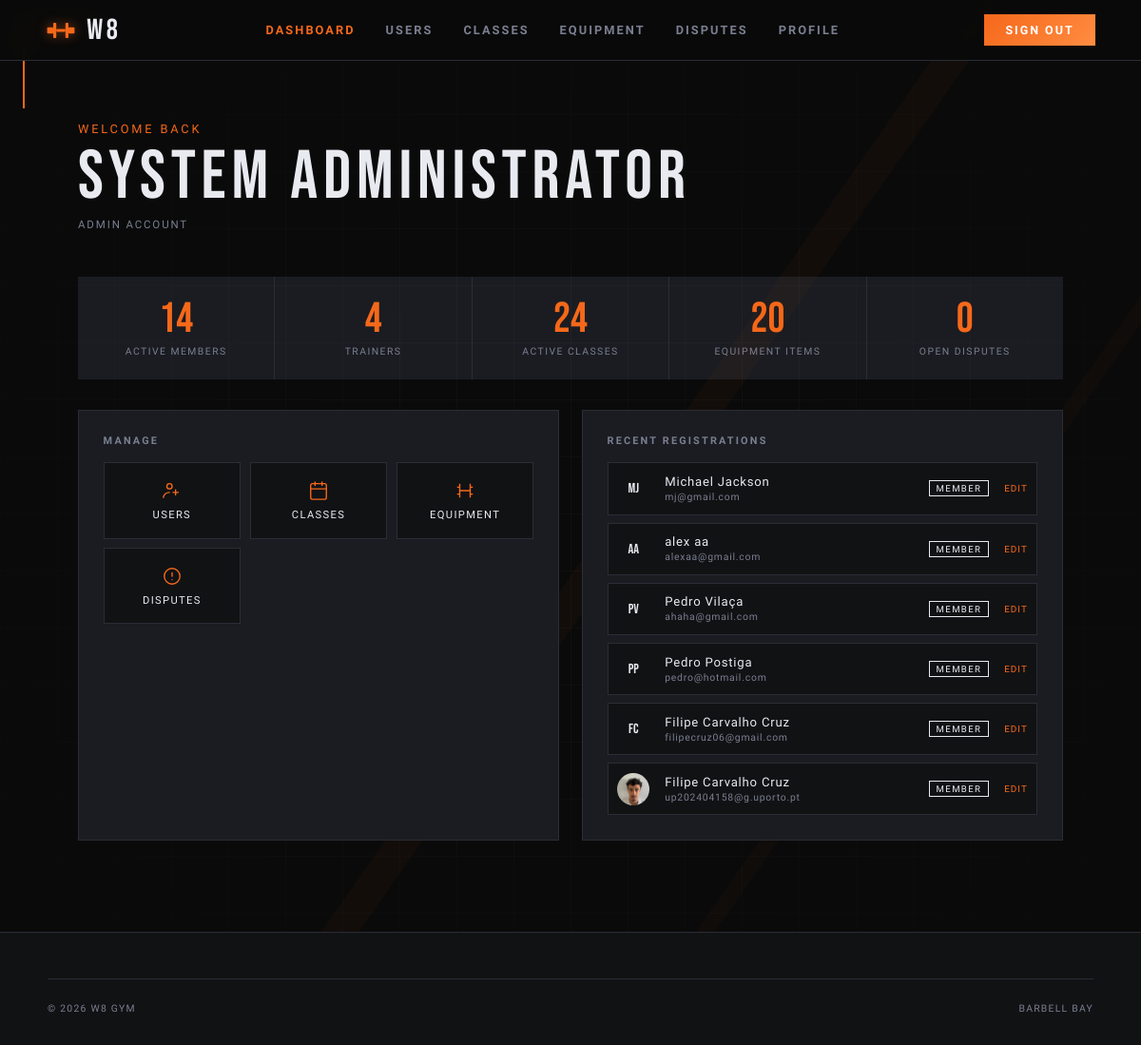
/pages/dashboard.php (signed in), run on the app's committed database.
### tables this page shows
CREATE TABLE users (
  id             INTEGER PRIMARY KEY AUTOINCREMENT,
  username       TEXT    NOT NULL UNIQUE,
  email          TEXT    NOT NULL UNIQUE,
  password_hash  TEXT    NOT NULL,
  first_name     TEXT    NOT NULL,
  last_name      TEXT    NOT NULL,
  phone          TEXT    DEFAULT NULL,
  date_of_birth  TEXT    DEFAULT NULL,   -- ISO-8601: YYYY-MM-DD
  photo_path     TEXT    DEFAULT NULL,   -- stored relative path
  role           TEXT    NOT NULL DEFAULT 'member'
                         CHECK (role IN ('member','trainer','admin')),
  is_active      INTEGER NOT NULL DEFAULT 1,
  created_at     TEXT    NOT NULL DEFAULT (datetime('now')),
  updated_at     TEXT    NOT NULL DEFAULT (datetime('now'))
  -- NOTE: update updated_at via UPDATE trigger or in application code
);

### config/session.php (called while the page is built, shortened)
<?php
function current_user(): ?array {
    return $_SESSION['user'] ?? null;
}
function require_login(string $redirect = '../pages/sign_in.php'): array {
    $user = current_user();
    return $user;
}

### pages/dashboard.php (the view, shortened to what this page needs)
<?php
require_once __DIR__ . '/../config/session.php';
$user  = require_login();
$db    = get_db();
$role  = $user['role'];
$admin_stats       = [];
if ($role === 'admin') {
    $admin_stats['total_members']  = $db->query('SELECT COUNT(*) FROM users WHERE role="member" AND is_active=1')->fetchColumn();
    $admin_stats['total_trainers'] = $db->query('SELECT COUNT(*) FROM users WHERE role="trainer" AND is_active=1')->fetchColumn();
    $admin_stats['total_classes']  = $db->query('SELECT COUNT(*) FROM classes WHERE is_active=1')->fetchColumn();
    $admin_stats['open_disputes']  = $db->query('SELECT COUNT(*) FROM disputes WHERE status="open"')->fetchColumn();
    $admin_stats['total_equipment'] = $db->query('SELECT COUNT(*) FROM equipment')->fetchColumn();
    $recent_users = $db->query(
        'SELECT id, first_name, last_name, email, role, photo_path, created_at FROM users ORDER BY created_at DESC LIMIT 6'
    )->fetchAll();
}
?>
<!DOCTYPE html>
<html lang="en">
<head>
  <link rel="stylesheet" href="../css/base.css">
  <link rel="stylesheet" href="../css/components.css">
  <link rel="stylesheet" href="../css/dashboard.css">
</head>
<body>
  <div class="bg-fixed bg-grid"></div>
  <div class="bg-fixed bg-diagonal"></div>
  <span class="corner corner--tl"></span>
  <?php
    require_once __DIR__ . '/../includes/nav.php';
  ?>
  <main>
    <header class="dash-hero">
      <div class="dash-hero__greeting">Welcome back</div>
      <div class="dash-hero__name"><?= htmlspecialchars($user['first_name'] . ' ' . $user['last_name']) ?></div>
      <div class="dash-hero__role"><?= ucfirst($role) ?> Account</div>
    </header>
    <?php if ($role === 'admin'): ?>
    <section style="max-width:1100px;margin:0 auto;padding:0 2rem 2rem;">
    <div class="stat-cards">
      <article class="stat-card">
        <div class="stat-card__n"><?= $admin_stats['total_members'] ?></div>
        <div class="stat-card__l">Active Members</div>
      </article>
      <article class="stat-card">
        <div class="stat-card__n"><?= $admin_stats['total_trainers'] ?></div>
        <div class="stat-card__l">Trainers</div>
      </article>
      <article class="stat-card">
        <div class="stat-card__n"><?= $admin_stats['total_classes'] ?></div>
        <div class="stat-card__l">Active Classes</div>
      </article>
      <article class="stat-card">
        <div class="stat-card__n"><?= $admin_stats['total_equipment'] ?></div>
        <div class="stat-card__l">Equipment Items</div>
      </article>
      <article class="stat-card">
        <div class="stat-card__n" style="<?= $admin_stats['open_disputes'] > 0 ? 'color:#e84040' : '' ?>"><?= $admin_stats['open_disputes'] ?></div>
        <div class="stat-card__l">Open Disputes</div>
      </article>
      </div>
    </section>
    <section class="dash-grid dash-grid--admin" style="grid-template-columns:1fr 1fr;">
    <article class="dash-card">
      <div class="dash-card__title">Manage</div>
      <div class="quick-links">
        <a href="admin_users.php" class="quick-link">
          <svg viewBox="0 0 24 24" fill="none"><circle cx="9" cy="7" r="3" stroke="currentColor" stroke-width="1.5"/><path d="M2 20c0-3.314 3.134-6 7-6" stroke="currentColor" stroke-width="1.5" stroke-linecap="round"/><path d="M16 11v6M13 14h6" stroke="currentColor" stroke-width="1.5" stroke-linecap="round"/></svg>
          <span>Users</span>
        </a>
        <a href="admin_classes.php" class="quick-link">
          <svg viewBox="0 0 24 24" fill="none"><rect x="3" y="4" width="18" height="18" rx="2" stroke="currentColor" stroke-width="1.5"/><path d="M3 10h18M8 2v4M16 2v4" stroke="currentColor" stroke-width="1.5" stroke-linecap="round"/></svg>
          <span>Classes</span>
        </a>
        <a href="admin_equipment.php" class="quick-link">
          <svg viewBox="0 0 24 24" fill="none"><path d="M6 4v16M18 4v16M3 8h3M18 8h3M3 16h3M18 16h3M6 12h12" stroke="currentColor" stroke-width="1.5"/></svg>
          <span>Equipment</span>
        </a>
        <a href="admin_disputes.php" class="quick-link">
          <svg viewBox="0 0 24 24" fill="none"><circle cx="12" cy="12" r="9" stroke="currentColor" stroke-width="1.5"/><path d="M12 8v4M12 16h.01" stroke="currentColor" stroke-width="1.5" stroke-linecap="round"/></svg>
          <span>Disputes</span>
        </a>
      </div>
    </article>
    <article class="dash-card">
      <div class="dash-card__title">Recent Registrations</div>
      <div class="user-list">
        <?php foreach ($recent_users as $u): ?>
        <article class="user-row">
          <div class="user-row__avatar">
            <?php if ($u['photo_path']): ?>
              <img src="../<?= htmlspecialchars($u['photo_path']) ?>" alt="">
            <?php else: ?>
              <?= strtoupper(substr($u['first_name'],0,1) . substr($u['last_name'],0,1)) ?>
            <?php endif; ?>
          </div>
          <div class="user-row__name"><?= htmlspecialchars($u['first_name'] . ' ' . $u['last_name']) ?><br>
            <span style="font-size:.65rem;color:var(--subtle)"><?= htmlspecialchars($u['email']) ?></span>
          </div>
          <span class="user-row__badge user-row__badge--<?= $u['role'] ?>"><?= $u['role'] ?></span>
          <a href="admin_users.php?edit=<?= $u['id'] ?>" style="font-family:var(--fu);font-size:.62rem;letter-spacing:.1em;text-transform:uppercase;color:var(--accent);">Edit</a>
        </article>
        <?php endforeach; ?>
      </div>
    </article>
    </section>
    <?php endif; ?>
  </main>
  <footer>
    <div class="footer-inner">
      <div class="footer-bottom">
        <span>&copy; 2026 W8 Gym</span>
        <span>Barbell Bay</span>
      </div>
    </div>
  </footer>
</body>
</html>

### css/base.css (style rules this page uses)
:root { --color-black: #0a0a0a; --color-dark: #111214; --color-steel: #1a1c21; --color-border: #2a2d35; --color-muted: #3e424f; --color-text: #e8eaf0; --color-subtle: #7a7f91; --color-accent: #f5681a; --color-accent2: #ff8c42; --color-glow: rgba(245, 104, 26, 0.18); --grad-accent: linear-gradient(135deg, var(--color-accent) 0%, var(--color-accent2) 100%); --radius-card: 2px; --radius-field: 2px; --transition: 0.22s cubic-bezier(0.4, 0, 0.2, 1); --font-display: 'Bebas Neue', sans-serif; --font-ui: 'Barlow Condensed', sans-serif; --font-body: 'Barlow', sans-serif; --fd: var(--font-display); --fu: var(--font-ui); --fb: var(--font-body); --t: var(--transition); --accent: var(--color-accent); --accent2: var(--color-accent2); --subtle: var(--color-subtle); --border: var(--color-border); --steel: var(--color-steel); --dark: var(--color-dark); --text: var(--color-text); --grad: var(--grad-accent); }
*, *::before, *::after { box-sizing: border-box; margin: 0; padding: 0; }
html { font-size: 16px; scroll-behavior: smooth; }
body { min-height: 100vh; background: var(--color-black); color: var(--color-text); font-family: var(--font-body); overflow-x: hidden; }
a { color: var(--color-accent); text-decoration: none; transition: color var(--transition); }
img { max-width: 100%; height: auto; display: block; }

### css/components.css (style rules this page uses)
.bg-layer, .bg-fixed { position: fixed; inset: 0; pointer-events: none; z-index: 0; }
.bg-grid { background-image: linear-gradient(rgba(255,255,255,0.025) 1px, transparent 1px), linear-gradient(90deg, rgba(255,255,255,0.025) 1px, transparent 1px); background-size: 60px 60px; mask-image: radial-gradient(ellipse 70% 70% at 50% 50%, black 30%, transparent 100%); }
.bg-diagonal { background: linear-gradient( 125deg, transparent 0%, transparent 52%, rgba(245,104,26,0.04) 52%, rgba(245,104,26,0.04) 54%, transparent 54%, transparent 72%, rgba(245,104,26,0.03) 72%, rgba(245,104,26,0.03) 73%, transparent 73% ); }
.corner { position: fixed; width: 90px; height: 90px; pointer-events: none; z-index: 1; }
.corner--tl { top: 24px; left: 24px; border-top: 2px solid var(--accent); border-left: 2px solid var(--accent); animation: corner-pulse 3s ease-in-out infinite; }
footer { position: relative; z-index: 10; background: var(--dark); border-top: 1px solid var(--border); padding: 3rem 2rem 2rem; }
.footer-inner { max-width: 1100px; margin: 0 auto; }
.footer-bottom { border-top: 1px solid var(--border); padding-top: 1.5rem; display: flex; justify-content: space-between; flex-wrap: wrap; gap: 1rem; font-family: var(--fu); font-size: .65rem; letter-spacing: .12em; text-transform: uppercase; color: var(--subtle); }

### data on the page
users: first_name+last_name "MJ", first_name+last_name "Michael Jackson", email "mj@gmail.com", role "MEMBER"
users: first_name+last_name "AA", first_name+last_name "alex aa", email "alexaa@gmail.com", role "MEMBER"
users: first_name+last_name "PV", first_name+last_name "Pedro Vilaça", email "ahaha@gmail.com", role "MEMBER"
users: first_name+last_name "PP", first_name+last_name "Pedro Postiga", email "pedro@hotmail.com", role "MEMBER"
users: first_name+last_name "FC", first_name+last_name "Filipe Carvalho Cruz", email "filipecruz06@gmail.com", role "MEMBER"
users: photo_path (picture), first_name+last_name "Filipe Carvalho Cruz", email "up202404158@g.uporto.pt", role "MEMBER"

### other printed values
$user['first_name'] . ' ' . $user['last_name'] "System Administrator"
$role "ADMIN"
$admin_stats['total_members'] "14"
$admin_stats['total_trainers'] "4"
$admin_stats['total_classes'] "24"
$admin_stats['total_equipment'] "20"
$admin_stats['open_disputes'] "0"
